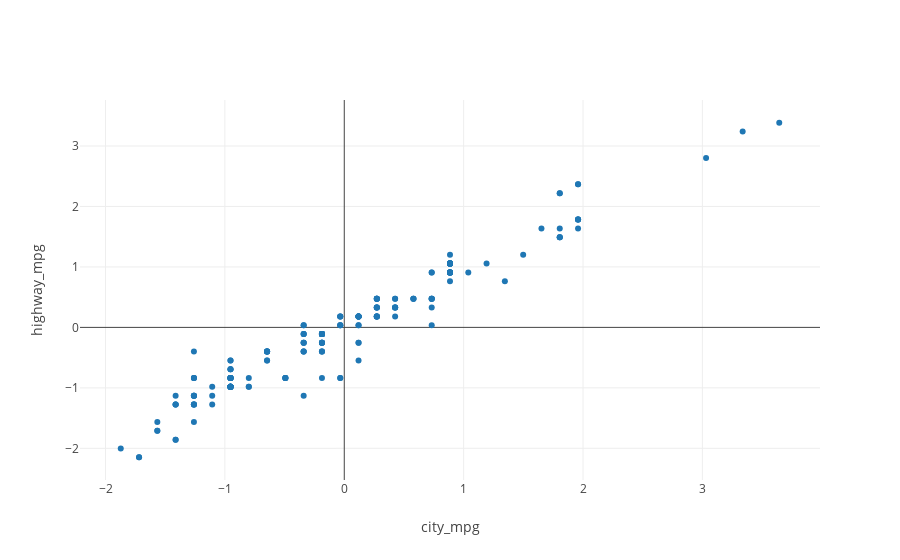

Notebook code cell kept with this figure:
### Markdown cell above
### the pearson correlation (represented by r) captures only the linear relationship between the two variables, and a non-linear relationship is not captured when there is.

### Code cell
from graph import trace_values, plot
trace = trace_values(reduced_X.city_mpg, reduced_X.highway_mpg)
plot([trace], layout = {'xaxis': {'title': 'city_mpg'}, 'yaxis': {'title': 'highway_mpg'}})

### Figure 1 — Plotly figure (JSON) as saved in the notebook; plotly's stock layout.template omitted (floating-point values rounded to 4 significant figures; data arrays with more than 128 entries replaced by an {"elided": "..."} marker saying what was removed)
{"data": [{"mode": "markers", "name": "data", "text": [], "type": "scatter", "uid": "791540db-b6ab-4e92-857e-80e55ff49367", "x": {"elided": "205 float values"}, "y": {"elided": "205 float values"}}], "layout": {"xaxis": {"title": {"text": "city_mpg"}}, "yaxis": {"title": {"text": "highway_mpg"}}}}
